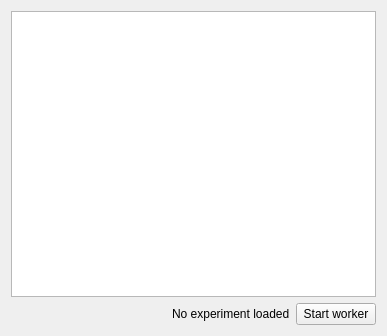
<?xml version="1.0" encoding="UTF-8"?>
<ui version="4.0">
 <class>WorkerCtrl</class>
 <widget class="QWidget" name="WorkerCtrl">
  <property name="geometry">
   <rect>
    <x>0</x>
    <y>0</y>
    <width>387</width>
    <height>336</height>
   </rect>
  </property>
  <property name="windowTitle">
   <string>Form</string>
  </property>
  <layout class="QVBoxLayout" name="verticalLayout">
   <item>
    <widget class="QTextEdit" name="txtOut"/>
   </item>
   <item>
    <layout class="QHBoxLayout" name="horizontalLayout">
     <item>
      <spacer name="horizontalSpacer">
       <property name="orientation">
        <enum>Qt::Horizontal</enum>
       </property>
       <property name="sizeHint" stdset="0">
        <size>
         <width>40</width>
         <height>20</height>
        </size>
       </property>
      </spacer>
     </item>
     <item>
      <widget class="QLabel" name="label">
       <property name="text">
        <string>No experiment loaded</string>
       </property>
      </widget>
     </item>
     <item>
      <widget class="QPushButton" name="btnStart">
       <property name="text">
        <string>Start worker</string>
       </property>
      </widget>
     </item>
    </layout>
   </item>
  </layout>
 </widget>
 <resources/>
 <connections/>
</ui>
